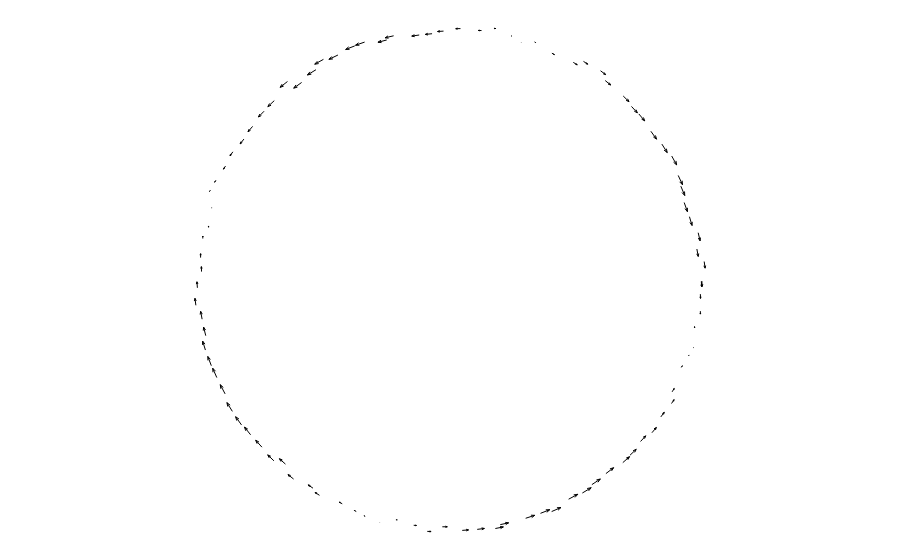
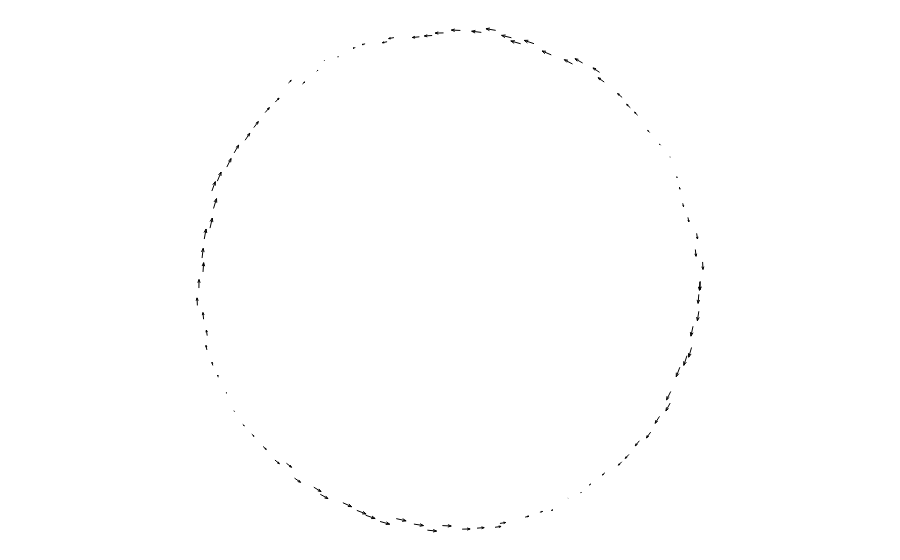
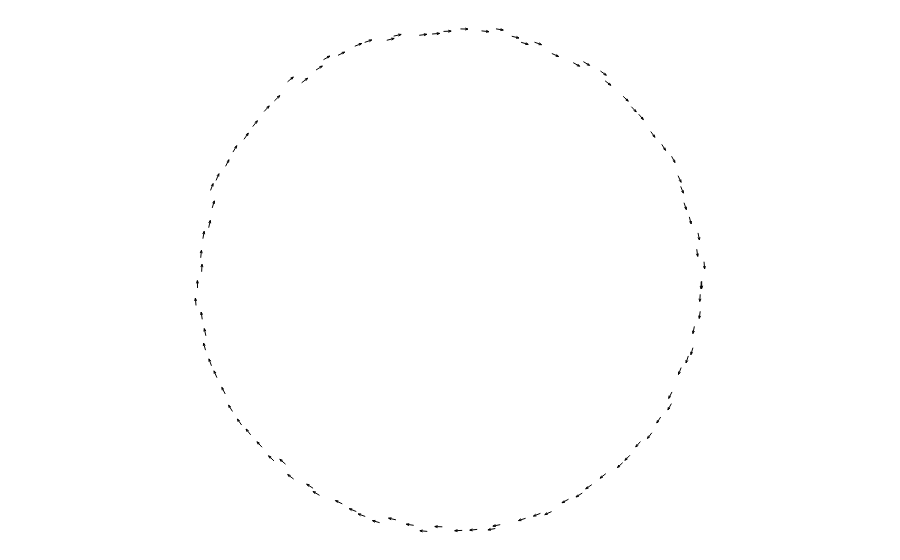

Source (notebook cell) for these figures, in order:
### Code cell
# Up Hodge energy <da,db>
UH1 = dg1.up_laplacian(1)
DH1 = dg1.down_laplacian(1)

# Hodge energy <da,db> + <d^*a,d^*b>
H1 = UH1 + 1 * DH1
vals_1, forms_1 = H1.spectrum()
print(vals_1[:10].round(2))

quiver_scale = 0.03
# arrow_scale = 0.3
line_width = 1.

a = forms_1[0]
f11 = plot_quiver_2d(data1, a.to_ambient(), scale=quiver_scale, line_width=line_width)
f11.show()

b = forms_1[1]
f12 = plot_quiver_2d(data1, b.to_ambient(), scale=quiver_scale, line_width=line_width)
f12.show()

c = forms_1[2]
f13 = plot_quiver_2d(data1, c.to_ambient(), scale=quiver_scale, line_width=line_width)
f13.show()

d = forms_1[3]
f14 = plot_quiver_2d(data1, d.to_ambient(), scale=quiver_scale, line_width=line_width)
f14.show()

### Figure 1 — Plotly figure (JSON) as saved in the notebook; plotly's stock layout.template omitted (floating-point values rounded to 4 significant figures; data arrays with more than 128 entries replaced by an {"elided": "..."} marker saying what was removed)
{"data": [{"line": {"width": 1}, "marker": {"color": "black"}, "mode": "lines", "type": "scatter", "x": {"elided": "700 float values"}, "y": {"elided": "700 float values"}}], "layout": {"coloraxis": {"showscale": false}, "hovermode": "closest", "margin": {"b": 0, "l": 0, "r": 0, "t": 0}, "paper_bgcolor": "white", "plot_bgcolor": "white", "scene": {"aspectmode": "data", "xaxis": {"showbackground": false, "showgrid": false, "showticklabels": false, "title": {"text": ""}, "visible": false, "zeroline": false}, "yaxis": {"showbackground": false, "showgrid": false, "showticklabels": false, "title": {"text": ""}, "visible": false, "zeroline": false}, "zaxis": {"showbackground": false, "showgrid": false, "showticklabels": false, "title": {"text": ""}, "visible": false, "zeroline": false}}, "showlegend": false, "title": {"text": ""}, "xaxis": {"automargin": false, "showgrid": false, "showline": false, "showticklabels": false, "title": {"text": ""}, "zeroline": false}, "yaxis": {"automargin": false, "scaleanchor": "x", "scaleratio": 1, "showgrid": false, "showline": false, "showticklabels": false, "title": {"text": ""}, "zeroline": false}}}

### Figure 2 — Plotly figure (JSON) as saved in the notebook; plotly's stock layout.template omitted (floating-point values rounded to 4 significant figures; data arrays with more than 128 entries replaced by an {"elided": "..."} marker saying what was removed)
{"data": [{"line": {"width": 1}, "marker": {"color": "black"}, "mode": "lines", "type": "scatter", "x": {"elided": "700 float values"}, "y": {"elided": "700 float values"}}], "layout": {"coloraxis": {"showscale": false}, "hovermode": "closest", "margin": {"b": 0, "l": 0, "r": 0, "t": 0}, "paper_bgcolor": "white", "plot_bgcolor": "white", "scene": {"aspectmode": "data", "xaxis": {"showbackground": false, "showgrid": false, "showticklabels": false, "title": {"text": ""}, "visible": false, "zeroline": false}, "yaxis": {"showbackground": false, "showgrid": false, "showticklabels": false, "title": {"text": ""}, "visible": false, "zeroline": false}, "zaxis": {"showbackground": false, "showgrid": false, "showticklabels": false, "title": {"text": ""}, "visible": false, "zeroline": false}}, "showlegend": false, "title": {"text": ""}, "xaxis": {"automargin": false, "showgrid": false, "showline": false, "showticklabels": false, "title": {"text": ""}, "zeroline": false}, "yaxis": {"automargin": false, "scaleanchor": "x", "scaleratio": 1, "showgrid": false, "showline": false, "showticklabels": false, "title": {"text": ""}, "zeroline": false}}}

### Figure 3 — Plotly figure (JSON) as saved in the notebook; plotly's stock layout.template omitted (floating-point values rounded to 4 significant figures; data arrays with more than 128 entries replaced by an {"elided": "..."} marker saying what was removed)
{"data": [{"line": {"width": 1}, "marker": {"color": "black"}, "mode": "lines", "type": "scatter", "x": {"elided": "700 float values"}, "y": {"elided": "700 float values"}}], "layout": {"coloraxis": {"showscale": false}, "hovermode": "closest", "margin": {"b": 0, "l": 0, "r": 0, "t": 0}, "paper_bgcolor": "white", "plot_bgcolor": "white", "scene": {"aspectmode": "data", "xaxis": {"showbackground": false, "showgrid": false, "showticklabels": false, "title": {"text": ""}, "visible": false, "zeroline": false}, "yaxis": {"showbackground": false, "showgrid": false, "showticklabels": false, "title": {"text": ""}, "visible": false, "zeroline": false}, "zaxis": {"showbackground": false, "showgrid": false, "showticklabels": false, "title": {"text": ""}, "visible": false, "zeroline": false}}, "showlegend": false, "title": {"text": ""}, "xaxis": {"automargin": false, "showgrid": false, "showline": false, "showticklabels": false, "title": {"text": ""}, "zeroline": false}, "yaxis": {"automargin": false, "scaleanchor": "x", "scaleratio": 1, "showgrid": false, "showline": false, "showticklabels": false, "title": {"text": ""}, "zeroline": false}}}
